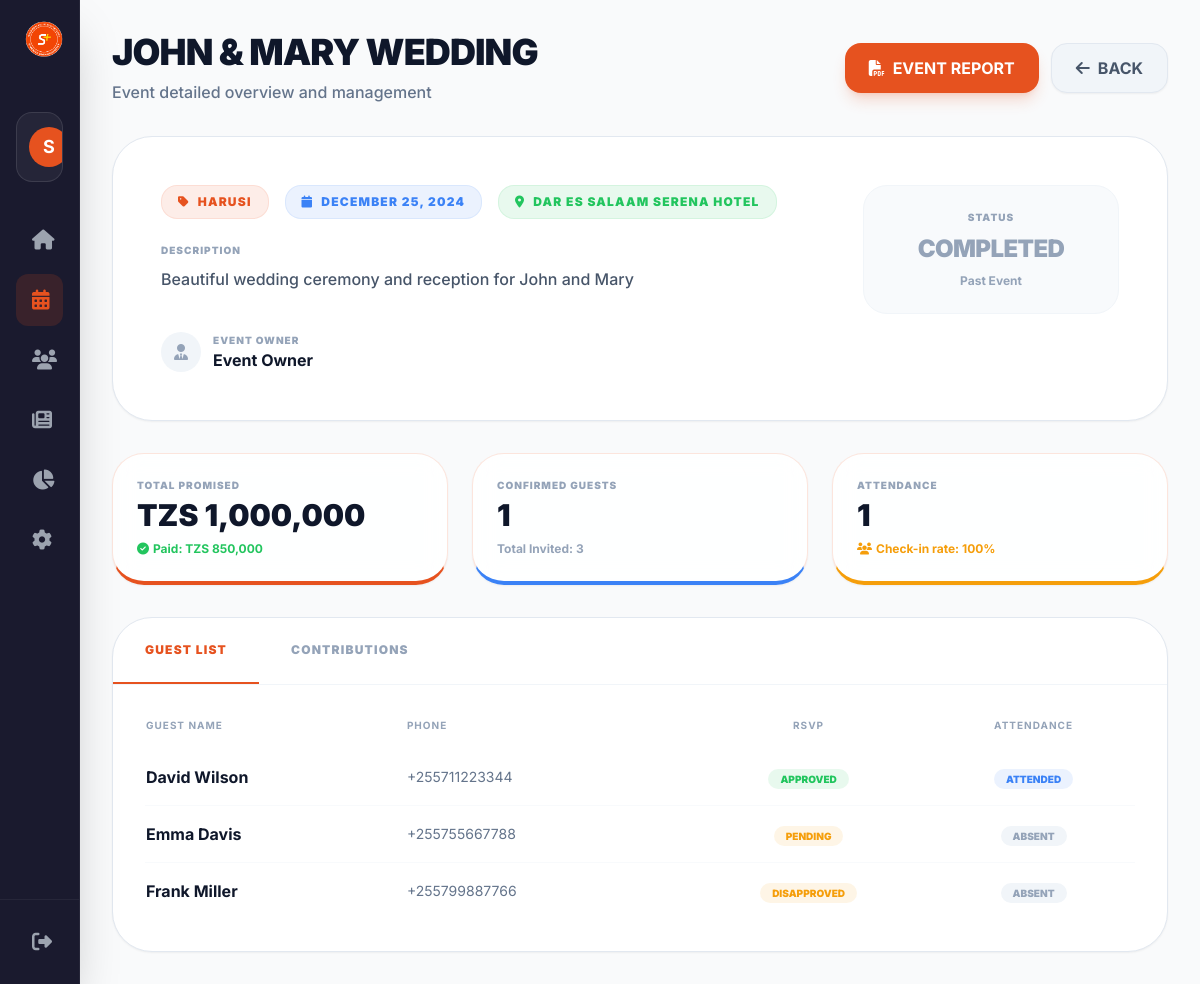
The app's page /admin/view-event.php?id=1 (signed in) with its own data.
### tables this page shows
CREATE TABLE events (
    id INT AUTO_INCREMENT PRIMARY KEY,
    event_name VARCHAR(200) NOT NULL,
    event_type ENUM('harusi', 'sendoff', 'kitchen_party', 'nyingine') NOT NULL,
    event_date DATE NOT NULL,
    location VARCHAR(200) NOT NULL,
    description TEXT,
    cover_image VARCHAR(255),
    event_owner_id INT NOT NULL,
    created_by INT NOT NULL,
    created_at TIMESTAMP DEFAULT CURRENT_TIMESTAMP,
    updated_at TIMESTAMP DEFAULT CURRENT_TIMESTAMP ON UPDATE CURRENT_TIMESTAMP,
    FOREIGN KEY (event_owner_id) REFERENCES users(id) ON DELETE CASCADE,
    FOREIGN KEY (created_by) REFERENCES users(id) ON DELETE CASCADE
);

CREATE TABLE users (
    id INT AUTO_INCREMENT PRIMARY KEY,
    username VARCHAR(50) UNIQUE NOT NULL,
    email VARCHAR(100) UNIQUE NOT NULL,
    password VARCHAR(255) NOT NULL,
    role ENUM('admin', 'event_owner') NOT NULL DEFAULT 'event_owner',
    full_name VARCHAR(100),
    phone VARCHAR(20),
    avatar VARCHAR(255),
    created_at TIMESTAMP DEFAULT CURRENT_TIMESTAMP,
    is_active BOOLEAN DEFAULT TRUE
);

CREATE TABLE invitations (
    id INT AUTO_INCREMENT PRIMARY KEY,
    event_id INT NOT NULL,
    guest_name VARCHAR(100) NOT NULL,
    phone_number VARCHAR(20),
    status ENUM('pending', 'approved', 'disapproved') DEFAULT 'pending',
    created_at TIMESTAMP DEFAULT CURRENT_TIMESTAMP,
    updated_at TIMESTAMP DEFAULT CURRENT_TIMESTAMP ON UPDATE CURRENT_TIMESTAMP,
    FOREIGN KEY (event_id) REFERENCES events(id) ON DELETE CASCADE
);

### includes/config.php (called while the page is built, shortened)
<?php
function getConnection() {
    try {
        $conn = new mysqli(DB_HOST, DB_USER, DB_PASS, DB_NAME);
        $conn->set_charset("utf8mb4");
        return $conn;
    } catch (Exception $e) {
        die("Database connection error: " . $e->getMessage());
    }
}
?>

### includes/functions.php (called while the page is built, shortened)
<?php
require_once 'config.php';
class Functions {
    private $conn;
    public function __construct() {
        $this->conn = getConnection();
    }
    public function getEventStats($eventId) {
        $stats = [];
        $stmt = $this->conn->prepare("
            SELECT
                SUM(promised_amount) as total_promised,
                SUM(paid_amount) as total_paid,
                COUNT(*) as total_contributors,
                SUM(CASE WHEN status = 'approved' THEN 1 ELSE 0 END) as completed
            FROM contributions
            WHERE event_id = ?
        ");
        $stmt->bind_param("i", $eventId);
        $stmt->execute();
        $stats['contributions'] = $stmt->get_result()->fetch_assoc();
        $stmt = $this->conn->prepare("
            SELECT
                COUNT(*) as total_invites,
                SUM(CASE WHEN status = 'approved' THEN 1 ELSE 0 END) as confirmed,
                SUM(CASE WHEN status = 'disapproved' THEN 1 ELSE 0 END) as declined
            FROM invitations
            WHERE event_id = ?
        ");
        $stmt->bind_param("i", $eventId);
        $stmt->execute();
        $stats['invitations'] = $stmt->get_result()->fetch_assoc();
        $stmt = $this->conn->prepare("
            SELECT
                COUNT(*) as total_attendance,
                SUM(CASE WHEN status = 'approved' THEN 1 ELSE 0 END) as attended
            FROM attendance
            WHERE event_id = ?
        ");
        $stmt->bind_param("i", $eventId);
        $stmt->execute();
        $stats['attendance'] = $stmt->get_result()->fetch_assoc();
        return $stats;
    }
}
?>

### admin/view-event.php (the view, shortened to what this page needs)
<?php
require_once 'includes/header.php';
require_once 'includes/sidebar.php';
$eventId = intval($_GET['id']);
$stmt = $conn->prepare("
    SELECT e.*, u.full_name as owner_name
    FROM events e
    JOIN users u ON e.event_owner_id = u.id
    WHERE e.id = ?
");
$stmt->bind_param("i", $eventId);
$stmt->execute();
$event = $stmt->get_result()->fetch_assoc();
$stats = $functions->getEventStats($eventId);
$guestsStmt = $conn->prepare("SELECT * FROM invitations WHERE event_id = ? ORDER BY guest_name ASC");
$guestsStmt->bind_param("i", $eventId);
$guestsStmt->execute();
$guests = $guestsStmt->get_result()->fetch_all(MYSQLI_ASSOC);
?>
<main class="flex-1 lg:ml-20 p-4 md:p-8 transition-all duration-300 min-w-0 pb-24 lg:pb-8">
    <header class="flex flex-col lg:flex-row lg:items-center justify-between mb-8 gap-4">
        <div>
            <h1 class="text-4xl font-black text-slate-900 mb-2 uppercase tracking-tight"><?php echo htmlspecialchars($event['event_name']); ?></h1>
            <p class="text-slate-500 font-medium">Event detailed overview and management</p>
        </div>
        <div class="flex gap-3">
            <a href="../api/reports.php?event_id=<?php echo $eventId; ?>&type=event" class="bg-primary hover:bg-primary-dark text-white px-6 py-3 rounded-2xl font-bold transition-all flex items-center gap-2 shadow-lg shadow-primary/20">
                <i class="fas fa-file-pdf"></i>
                <span>EVENT REPORT</span>
            </a>
            <a href="events.php" class="bg-slate-100 hover:bg-slate-200 text-slate-600 px-6 py-3 rounded-2xl font-bold transition-all flex items-center gap-2 border border-slate-200 shadow-sm">
                <i class="fas fa-arrow-left"></i>
                <span>BACK</span>
            </a>
        </div>
    </header>
    <div class="bg-white rounded-[40px] p-8 md:p-12 border border-slate-200 shadow-sm mb-8">
        <div class="flex flex-col md:flex-row justify-between gap-8">
            <div class="flex-1 space-y-6">
                <div class="flex flex-wrap gap-4">
                    <span class="px-4 py-2 rounded-2xl bg-primary/10 text-primary text-xs font-black uppercase tracking-widest border border-primary/10">
                        <i class="fas fa-tag mr-2"></i><?php echo ucfirst(str_replace('_', ' ', $event['event_type'])); ?>
                    </span>
                    <span class="px-4 py-2 rounded-2xl bg-blue-500/10 text-blue-500 text-xs font-black uppercase tracking-widest border border-blue-500/10">
                        <i class="fas fa-calendar mr-2"></i><?php echo date('F j, Y', strtotime($event['event_date'])); ?>
                    </span>
                    <span class="px-4 py-2 rounded-2xl bg-green-500/10 text-green-500 text-xs font-black uppercase tracking-widest border border-green-500/10">
                        <i class="fas fa-map-marker-alt mr-2"></i><?php echo htmlspecialchars($event['location']); ?>
                    </span>
                </div>
                <div>
                    <h4 class="text-[10px] font-black text-slate-400 uppercase tracking-widest mb-2">Description</h4>
                    <p class="text-slate-600 font-medium leading-relaxed"><?php echo nl2br(htmlspecialchars($event['description'] ?: 'No description provided.')); ?></p>
                </div>
                <div class="pt-4 flex items-center gap-3">
                    <div class="w-10 h-10 rounded-full bg-slate-100 flex items-center justify-center text-slate-400">
                        <i class="fas fa-user-tie"></i>
                    </div>
                    <div>
                        <div class="text-[10px] font-black text-slate-400 uppercase tracking-widest">Event Owner</div>
                        <div class="text-slate-900 font-bold"><?php echo htmlspecialchars($event['owner_name']); ?></div>
                    </div>
                </div>
            </div>
            <div class="md:w-64">
                <div class="p-6 rounded-3xl bg-slate-50 border border-slate-100 text-center">
                    <div class="text-[10px] font-black text-slate-400 uppercase tracking-widest mb-2">Status</div>
                    <?php if(strtotime($event['event_date']) >= time()): ?>
                        <div class="text-green-500 font-black text-2xl uppercase tracking-tight">Upcoming</div>
                        <p class="text-slate-400 text-xs font-bold mt-2">Active Planning</p>
                    <?php else: ?>
                        <div class="text-slate-400 font-black text-2xl uppercase tracking-tight">Completed</div>
                        <p class="text-slate-400 text-xs font-bold mt-2">Past Event</p>
                    <?php endif; ?>
                </div>
            </div>
        </div>
    </div>
    <div class="grid grid-cols-1 md:grid-cols-3 gap-6 mb-8">
        <div class="glass p-6 rounded-[32px] border-b-4 border-b-primary shadow-sm">
            <div class="text-[10px] font-black text-slate-400 uppercase tracking-widest mb-1">Total Promised</div>
            <div class="text-3xl font-black text-slate-900">TZS <?php echo number_format($stats['contributions']['total_promised'] ?? 0); ?></div>
            <div class="text-xs font-bold text-green-500 mt-2 flex items-center gap-1">
                <i class="fas fa-check-circle"></i> Paid: TZS <?php echo number_format($stats['contributions']['total_paid'] ?? 0); ?>
            </div>
        </div>
        <div class="glass p-6 rounded-[32px] border-b-4 border-b-blue-500 shadow-sm">
            <div class="text-[10px] font-black text-slate-400 uppercase tracking-widest mb-1">Confirmed Guests</div>
            <div class="text-3xl font-black text-slate-900"><?php echo $stats['invitations']['confirmed'] ?? 0; ?></div>
            <div class="text-xs font-bold text-slate-400 mt-2">Total Invited: <?php echo $stats['invitations']['total_invites'] ?? 0; ?></div>
        </div>
        <div class="glass p-6 rounded-[32px] border-b-4 border-b-amber-500 shadow-sm">
            <div class="text-[10px] font-black text-slate-400 uppercase tracking-widest mb-1">Attendance</div>
            <div class="text-3xl font-black text-slate-900"><?php echo $stats['attendance']['attended'] ?? 0; ?></div>
            <?php $rate = ($stats['invitations']['confirmed'] > 0) ? round(($stats['attendance']['attended'] / $stats['invitations']['confirmed']) * 100) : 0; ?>
            <div class="text-xs font-bold text-amber-500 mt-2 flex items-center gap-1">
                <i class="fas fa-users"></i> Check-in rate: <?php echo $rate; ?>%
            </div>
        </div>
    </div>
    <div class="bg-white rounded-[40px] border border-slate-200 shadow-sm overflow-hidden">
        <div class="flex border-b border-slate-100">
            <button onclick="switchTab(event, 'guests')" class="tab-btn px-8 py-6 font-black text-xs uppercase tracking-widest transition-all border-b-2 border-primary text-primary" id="defaultTab">Guest List</button>
            <button onclick="switchTab(event, 'contributions')" class="tab-btn px-8 py-6 font-black text-xs uppercase tracking-widest transition-all border-b-2 border-transparent text-slate-400 hover:text-slate-600">Contributions</button>
        </div>
        <div id="guests" class="tab-content p-8">
            <div class="overflow-x-auto">
                <table class="w-full text-left">
                    <thead>
                        <tr class="text-[10px] font-black text-slate-400 uppercase tracking-widest">
                            <th class="pb-4">Guest Name</th>
                            <th class="pb-4">Phone</th>
                            <th class="pb-4 text-center">RSVP</th>
                            <th class="pb-4 text-center">Attendance</th>
                        </tr>
                    </thead>
                    <tbody class="divide-y divide-slate-50">
                        <?php foreach($guests as $g):
                            $stmtAtt = $conn->prepare("SELECT status FROM attendance WHERE event_id = ? AND guest_name = ?");
                            $stmtAtt->bind_param("is", $eventId, $g['guest_name']);
                            $stmtAtt->execute();
                            $attStatus = $stmtAtt->get_result()->fetch_assoc()['status'] ?? 'N/A';
                        ?>
                        <tr>
                            <td class="py-4 font-bold text-slate-900"><?php echo htmlspecialchars($g['guest_name']); ?></td>
                            <td class="py-4 text-sm text-slate-500"><?php echo htmlspecialchars($g['phone_number']); ?></td>
                            <td class="py-4 text-center">
                                <span class="px-3 py-1 rounded-full <?php echo $g['status'] == 'approved' ? 'bg-green-500/10 text-green-500' : 'bg-amber-500/10 text-amber-500'; ?> text-[10px] font-black uppercase"><?php echo ucfirst($g['status']); ?></span>
                            </td>
                            <td class="py-4 text-center">
                                <span class="px-3 py-1 rounded-full <?php echo $attStatus == 'approved' ? 'bg-blue-500/10 text-blue-500' : 'bg-slate-100 text-slate-400'; ?> text-[10px] font-black uppercase"><?php echo ($attStatus == 'approved' ? 'Attended' : 'Absent'); ?></span>
                            </td>
                        </tr>
                        <?php endforeach; ?>
                    </tbody>
                </table>
            </div>
        </div>
    </div>
</main>
<?php require_once 'includes/footer.php'; ?>

### admin/includes/header.php (style rules this page uses)
body { background-color: #f8f9fa; font-family: 'Inter', sans-serif; overflow-x: hidden; -webkit-font-smoothing: antialiased; }
.glass { background: rgba(255, 255, 255, 0.85); backdrop-filter: blur(14px); border: 1px solid rgba(230, 82, 31, 0.15); }

### records on screen
events: event_name "JOHN & MARY WEDDING", event_type "HARUSI", event_date "DECEMBER 25, 2024", location "DAR ES SALAAM SERENA HOTEL", description "Beautiful wedding ceremony and reception for John and Mary", event_owner.full_name "Event Owner"
invitations: guest_name "David Wilson", phone_number "+255711223344", status "APPROVED", shows "ATTENDED"
invitations: guest_name "Emma Davis", phone_number "+255755667788", status "PENDING", shows "ABSENT"
invitations: guest_name "Frank Miller", phone_number "+255799887766", status "DISAPPROVED", shows "ABSENT"

### other values on screen
substr($user['full_name'] ?? 'A', 0, 1) "S"
$stats['contributions']['total_promised'] "1,000,000"
$stats['contributions']['total_paid'] "850,000"
$stats['invitations']['confirmed'] "1"
$stats['invitations']['total_invites'] "3"
$stats['attendance']['attended'] "1"
$rate "100"
